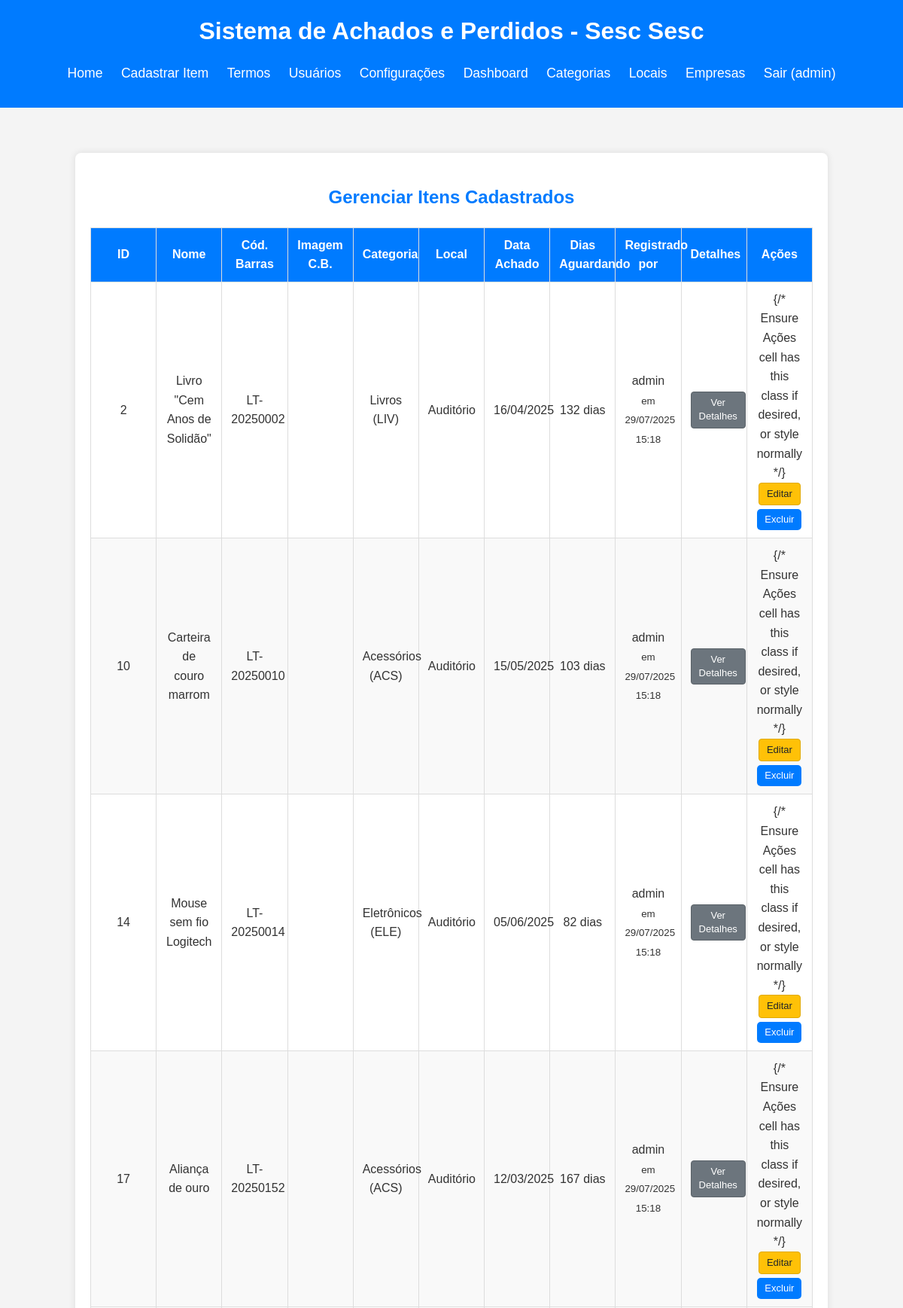
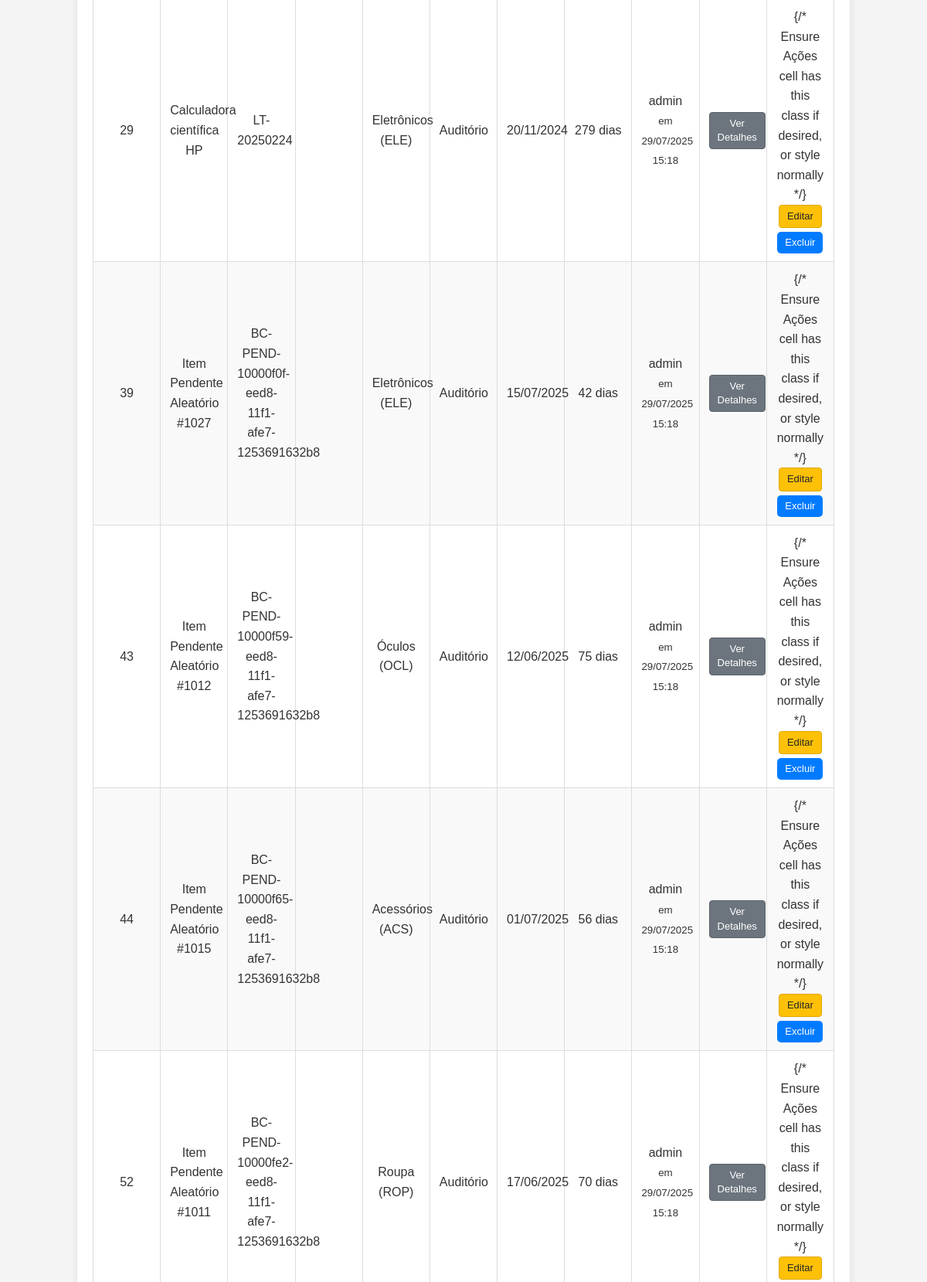
/admin/manage_items.php (signed in, upper part), run on the app's committed database (2 pictures, top to bottom).
### tables this page shows
CREATE TABLE `settings` (
    `config_id` INT PRIMARY KEY DEFAULT 1,
    `unidade_nome` VARCHAR(255),
    `cnpj` VARCHAR(20),
    `endereco_rua` VARCHAR(255),
    `endereco_numero` VARCHAR(50),
    `endereco_bairro` VARCHAR(100),
    `endereco_cidade` VARCHAR(100),
    `endereco_estado` VARCHAR(50),
    `endereco_cep` VARCHAR(10),
    `last_updated` TIMESTAMP DEFAULT CURRENT_TIMESTAMP ON UPDATE CURRENT_TIMESTAMP,
    CONSTRAINT check_single_row CHECK (config_id = 1)
);

CREATE TABLE `items` (
    `id` INT AUTO_INCREMENT PRIMARY KEY,
    `name` VARCHAR(255) NOT NULL,
    `category_id` INT NOT NULL,
    `location_id` INT NOT NULL,
    `found_date` DATE NOT NULL,
    `description` TEXT,
    `barcode` VARCHAR(255) UNIQUE,
    `user_id` INT,
    `status` ENUM('Pendente', 'Devolvido', 'Doado', 'Aguardando Aprovação', 'Perdido') NOT NULL DEFAULT 'Pendente',
    `registered_at` TIMESTAMP DEFAULT CURRENT_TIMESTAMP,
    FOREIGN KEY (`category_id`) REFERENCES `categories`(`id`),
    FOREIGN KEY (`location_id`) REFERENCES `locations`(`id`),
    FOREIGN KEY (`user_id`) REFERENCES `users`(`id`) ON DELETE SET NULL
);

CREATE TABLE `categories` (
    `id` INT AUTO_INCREMENT PRIMARY KEY,
    `name` VARCHAR(255) NOT NULL UNIQUE,
    `code` VARCHAR(10) NOT NULL UNIQUE
);

CREATE TABLE `locations` (
    `id` INT AUTO_INCREMENT PRIMARY KEY,
    `name` VARCHAR(255) NOT NULL UNIQUE
);

CREATE TABLE `users` (
    `id` INT AUTO_INCREMENT PRIMARY KEY,
    `username` VARCHAR(255) NOT NULL UNIQUE,
    `password` VARCHAR(255) NOT NULL,
    `full_name` VARCHAR(255),
    `role` ENUM('common', 'admin', 'superAdmin', 'admin-aprovador') NOT NULL DEFAULT 'common'
);

### src/auth.php (called while the page is built, shortened)
<?php
function is_logged_in() {
    return isset($_SESSION['user_id']);
}
function is_admin() {
    return isset($_SESSION['user_role']) &&
           ($_SESSION['user_role'] === 'admin' ||
            $_SESSION['user_role'] === 'admin-aprovador' ||
            $_SESSION['user_role'] === 'superAdmin');
}
function is_super_admin() {
    return isset($_SESSION['user_role']) && $_SESSION['user_role'] === 'superAdmin';
}
?>

### src/get_items_handler.php (called while the page is built, shortened)
<?php
require_once 'db_connect.php';
$current_page = filter_input(INPUT_GET, 'page', FILTER_VALIDATE_INT);
if ($current_page === false || $current_page < 1) {
    $current_page = 1;
}
$offset = ($current_page - 1) * ITEMS_PER_PAGE;
$items = [];
$sql_params_types = "";
$sql_params_values = [];
$sql_base_select = "SELECT
                         i.id, i.name, i.status, i.found_date, i.description, i.registered_at, i.barcode,
                         c.name AS category_name, c.code AS category_code,
                         l.name AS location_name,
                         u.username AS registered_by_username,
                         u.full_name AS registered_by_full_name,
                         dd.id AS devolution_document_id,
                         dn.term_id AS donation_document_id,
                         DATEDIFF(CURDATE(), i.found_date) AS calculated_days_waiting
                       FROM items i
                       JOIN categories c ON i.category_id = c.id
                       JOIN locations l ON i.location_id = l.id
                       LEFT JOIN users u ON i.user_id = u.id
                       LEFT JOIN devolution_documents dd ON i.id = dd.item_id
                       LEFT JOIN donation_term_items dti ON i.id = dti.item_id
                       LEFT JOIN donation_terms dn ON dti.term_id = dn.term_id";
$where_clause = "";
$sql_query = $sql_base_select . $where_clause . " ORDER BY i.registered_at DESC LIMIT ? OFFSET ?";
$main_sql_params_types = $sql_params_types . "ii";
$main_sql_params_values = array_merge($sql_params_values, [ITEMS_PER_PAGE, $offset]);
$stmt = $conn->prepare($sql_query);
if ($stmt === false) {
    error_log("SQL Prepare Error (get_items_handler - main): " . $conn->error . " Query: " . $sql_query);
} else {
    if (!empty($main_sql_params_types) && count($main_sql_params_values) > 2) {
        $bind_params = [];
        $bind_params[] = &$main_sql_params_types;
        foreach ($main_sql_params_values as $key => $value) {
            $bind_params[] = &$main_sql_params_values[$key];
        }
        call_user_func_array([$stmt, 'bind_param'], $bind_params);
    } else {
         $stmt->bind_param($main_sql_params_types, ...$main_sql_params_values);
    }
    $stmt->execute();
    $result = $stmt->get_result();
    if ($result === false) {
        error_log("SQL Execute Error (get_items_handler - main): " . $stmt->error);
    } else {
        if ($result->num_rows > 0) {
            while ($row = $result->fetch_assoc()) {
                $row['days_waiting'] = $row['calculated_days_waiting'];
                $items[] = $row;
            }
        }
    }
}

### src/admin/manage_items.php (the view, shortened to what this page needs)
<?php
require_once '../auth.php';
require_once '../db_connect.php';
require_once '../get_items_handler.php';
require_once '../templates/header.php';
?>
<div class="container admin-container">
    <h2>Gerenciar Itens Cadastrados</h2>
    <?php if (!empty($items)): ?>
    <table class="admin-table">
        <thead>
            <tr>
                <th>ID</th>
                <th>Nome</th>
                <th>Cód. Barras</th>
                <th>Imagem C.B.</th>
                <th>Categoria</th>
                <th>Local</th>
                <th>Data Achado</th>
                <th>Dias Aguardando</th>
                <th>Registrado por</th>
                <th>Detalhes</th>
                <th>Ações</th>
            </tr>
        </thead>
        <tbody>
            <?php foreach ($items as $item): ?>
            <tr>
                <td><?php echo htmlspecialchars($item['id']); ?></td>
                <td><?php echo htmlspecialchars($item['name']); ?></td>
                <td><?php echo htmlspecialchars($item['barcode'] ?? 'N/A'); ?></td>
                <td>
                    <?php if (!empty($item['barcode'])): ?>
                        <svg id="barcode-<?php echo htmlspecialchars($item['id']); ?>" class="barcode-image"></svg>
                    <?php else: ?>
                        N/A
                    <?php endif; ?>
                </td>
                <td>
                    <?php echo htmlspecialchars($item['category_name'] ?? 'N/A'); ?>
                    (<?php echo htmlspecialchars($item['category_code'] ?? 'N/A'); ?>)
                </td>
                <td><?php echo htmlspecialchars($item['location_name'] ?? 'N/A'); ?></td>
                <td><?php echo htmlspecialchars(date("d/m/Y", strtotime($item['found_date']))); ?></td>
                <td><?php echo htmlspecialchars($item['days_waiting'] ?? '0'); ?> dias</td>
                <td>
                    <?php echo htmlspecialchars($item['registered_by_username'] ?? 'Usuário Removido'); ?>
                    <?php if (isset($item['registered_at'])): ?>
                        <br><small>em <?php echo htmlspecialchars(date("d/m/Y H:i", strtotime($item['registered_at']))); ?></small>
                    <?php endif; ?>
                </td>
                <td>
                    <button type="button" class="button-details" data-description="<?php echo htmlspecialchars($item['description'] ?? ''); ?>" title="Ver Detalhes">Ver Detalhes</button>
                </td>
                <td class="actions-cell"> {/* Ensure Ações cell has this class if desired, or style normally */}
                    <a href="edit_item_page.php?id=<?php echo htmlspecialchars($item['id']); ?>" class="button-edit" title="Editar">Editar</a>
                    <form action="delete_item_handler.php" method="POST" style="display:inline-block; margin-top: 5px;" onsubmit="return confirm('Tem certeza que deseja excluir este item?');">
                        <button type="submit" class="button-delete" title="Excluir">Excluir</button>
                    </form>
                </td>
            </tr>
            <?php endforeach; ?>
        </tbody>
    </table>
    <?php else: ?>
    <p class="info-message">Nenhum item encontrado ou cadastrado.</p>
    <?php endif; ?>
</div>
<?php
require_once '../templates/footer.php';
?>

### src/templates/header.php (shortened to what this page needs)
<?php
$db_specific_unidade_nome = '';
if (isset($conn) && $conn instanceof mysqli) {
    $stmt_settings = $conn->prepare("SELECT unidade_nome FROM settings WHERE config_id = 1");
    if ($stmt_settings) {
        $stmt_settings->execute();
        $result_settings = $stmt_settings->get_result();
        if ($result_settings->num_rows > 0) {
            $row_settings = $result_settings->fetch_assoc();
            if (!empty(trim($row_settings['unidade_nome'] ?? ''))) {
                $db_specific_unidade_nome = htmlspecialchars(trim($row_settings['unidade_nome'] ?? ''));
            }
        }
    } else {
        error_log("Failed to prepare statement for settings in header: " . $conn->error);
    }
} else {
    error_log("Database connection not available in header.php or not a mysqli object.");
}
$base_site_title = "Sistema de Achados e Perdidos";
$display_h1_title = $base_site_title;
if (!empty($db_specific_unidade_nome)) {
    $suffix = " - Sesc " . $db_specific_unidade_nome;
    $display_h1_title .= $suffix;
}
$is_index_page = basename($_SERVER['PHP_SELF']) == 'index.php';
$h1_with_trigger = str_replace('Achados', '<span id="easter-egg-trigger">Achados</span>', $display_h1_title);
?>
<!DOCTYPE html>
<html lang="pt-br">
<head>
    <link rel="stylesheet" href="/style.css">
    <link href="https://cdn.jsdelivr.net/npm/select2@4.1.0-rc.0/dist/css/select2.min.css" rel="stylesheet" />
    <link rel="stylesheet" href="https://cdnjs.cloudflare.com/ajax/libs/font-awesome/6.5.2/css/all.min.css">
</head>
<body>
    <header>
        <h1><?php echo $h1_with_trigger; ?></h1>
        <nav>
            <ul>
                <?php if (!$is_index_page): ?>
                    <li><a href="/home.php">Home</a></li>
                    <li><a href="/register_item_page.php">Cadastrar Item</a></li>
                    <li><a href="/manage_terms.php">Termos</a></li>
                <?php endif; ?>
                <?php if (is_super_admin()): ?>
                    <li><a href="/admin/manage_users.php">Usuários</a></li>
                    <li><a href="/admin/settings_page.php">Configurações</a></li>
                <?php endif; ?>
                <?php if (is_admin()): ?>
                    <li><a href="/admin/dashboard.php">Dashboard</a></li>
                    <li><a href="/admin/manage_categories.php">Categorias</a></li>
                    <li><a href="/admin/manage_locations.php">Locais</a></li>
                    <li><a href="/admin/manage_companies_page.php">Empresas</a></li>
                <?php endif; ?>
                <?php if (is_logged_in()): ?>
                    <li><a href="/logout_handler.php">Sair (<?php echo htmlspecialchars($_SESSION['username'] ?? 'Usuário'); ?>)</a></li>
                <?php else: ?>
                    <?php if (!$is_index_page): ?>
                        <li><a href="/index.php">Login</a></li>
                    <?php endif; ?>
                <?php endif; ?>
            </ul>
        </nav>
    </header>
    <main>

### src/style.css (style rules this page uses)
body { font-family: Arial, sans-serif; line-height: 1.6; margin: 0; padding: 0; background-color: #f4f4f4; color: #333; }
.container { width: 80%; margin: auto; overflow: hidden; padding: 20px; background-color: #fff; border-radius: 8px; box-shadow: 0 0 10px rgba(0,0,0,0.1); }
header { background: #007bff; color: #fff; padding: 1rem 0; text-align: center; margin-bottom: 20px; }
header h1 { margin: 0; font-size: 2em; }
header nav ul { padding: 0; list-style: none; }
header nav ul li { display: inline; margin: 0 10px; }
header nav a { color: #fff; text-decoration: none; font-size: 1.1em; }
main { padding: 20px 0; }
form button[type="submit"] { display: block; width: auto; padding: 10px 20px; background: #007bff; color: white; border: none; border-radius: 5px; cursor: pointer; font-size: 1em; }
a { color: #007bff; text-decoration: none; }
.admin-container { margin: 20px auto; padding: 20px; background-color: #fff; border-radius: 8px; box-shadow: 0 0 10px rgba(0,0,0,0.1); }
.admin-container h2, .admin-container h3 { color: #007bff; margin-bottom: 20px; text-align: center; }
.admin-table { width: 100%; border-collapse: collapse; margin-top: 0; margin-bottom: 0; table-layout: fixed; border: none !important; }
.admin-table th, .admin-table td { border: 1px solid #ddd; padding: 10px 12px; text-align: center; vertical-align: middle; box-sizing: border-box; }
.admin-table th { background-color: #007bff; color: #fff; font-weight: bold; }
.admin-table tr:nth-child(even) { background-color: #f9f9f9; }
.barcode-image { display: block; margin-top: 8px; margin-bottom: 8px; max-width: 100%; height: auto; margin-left: auto; margin-right: auto; }
form button[type="submit"].button-primary, form button[type="submit"].button-secondary, form button[type="submit"].button-edit, form button[type="submit"].button-delete, form button[type="submit"].button-details, form button[type="button"].button-primary, form button[type="button"].button-secondary, form button[type="button"].button-edit, form button[type="button"].button-delete, form button[type="button"].button-details { padding: 5px 10px; font-size: 13px; line-height: 1.4; display: inline-block; width: auto; }
.button-primary, .button-secondary, .button-edit, .button-delete, .button-details { padding: 5px 10px; font-size: 13px; line-height: 1.4; border-radius: 4px; cursor: pointer; text-decoration: none; display: inline-block; vertical-align: middle; text-align: center; margin:0; box-sizing: border-box; border: 1px solid transparent; transition: background-color 0.15s ease-in-out, border-color 0.15s ease-in-out, transform 0.2s ease-in-out; }
.button-edit { background-color: #ffc107; color: #212529; border-color: #e0a800; }
.button-delete { background-color: #dc3545; color: white; border-color: #c82333; }
.button-details { background-color: #6c757d; color: white; border-color: #5a6268; }

### src/templates/header.php (style rules this page uses)
header { user-select: none; }
#easter-egg-trigger { cursor: default; }

### data on the page
settings: unidade_nome "Sistema de Achados e Perdidos - Sesc Sesc"
items: id "2", name "Livro \"Cem Anos de Solidão\"", barcode "LT-20250002", category.name "Livros", category.code "LIV", location.name "Auditório", found_date "16/04/2025", days_waiting "132", user.username "admin", registered_at "29/07/2025 15:18"
items: id "10", name "Carteira de couro marrom", barcode "LT-20250010", category.name "Acessórios", category.code "ACS", location.name "Auditório", found_date "15/05/2025", days_waiting "103", user.username "admin", registered_at "29/07/2025 15:18"
items: id "14", name "Mouse sem fio Logitech", barcode "LT-20250014", category.name "Eletrônicos", category.code "ELE", location.name "Auditório", found_date "05/06/2025", days_waiting "82", user.username "admin", registered_at "29/07/2025 15:18"
items: id "17", name "Aliança de ouro", barcode "LT-20250152", category.name "Acessórios", category.code "ACS", location.name "Auditório", found_date "12/03/2025", days_waiting "167", user.username "admin", registered_at "29/07/2025 15:18"
items: id "29", name "Calculadora científica HP", barcode "LT-20250224", category.name "Eletrônicos", category.code "ELE", location.name "Auditório", found_date "20/11/2024", days_waiting "279", user.username "admin", registered_at "29/07/2025 15:18"
items: id "39", name "Item Pendente Aleatório #1027", barcode "BC-PEND-10000f0f-eed8-11f1-afe7-1253691632b8", category.name "Eletrônicos", category.code "ELE", location.name "Auditório", found_date "15/07/2025", days_waiting "42", user.username "admin", registered_at "29/07/2025 15:18"
items: id "43", name "Item Pendente Aleatório #1012", barcode "BC-PEND-10000f59-eed8-11f1-afe7-1253691632b8", category.name "Óculos", category.code "OCL", location.name "Auditório", found_date "12/06/2025", days_waiting "75", user.username "admin", registered_at "29/07/2025 15:18"
items: id "44", name "Item Pendente Aleatório #1015", barcode "BC-PEND-10000f65-eed8-11f1-afe7-1253691632b8", category.name "Acessórios", category.code "ACS", location.name "Auditório", found_date "01/07/2025", days_waiting "56", user.username "admin", registered_at "29/07/2025 15:18"
items: id "52", name "Item Pendente Aleatório #1011", barcode "BC-PEND-10000fe2-eed8-11f1-afe7-1253691632b8", category.name "Roupa", category.code "ROP", location.name "Auditório", found_date "17/06/2025", days_waiting "70", user.username "admin", registered_at "29/07/2025 15:18"

### other printed values
$_SESSION['username'] "admin"
